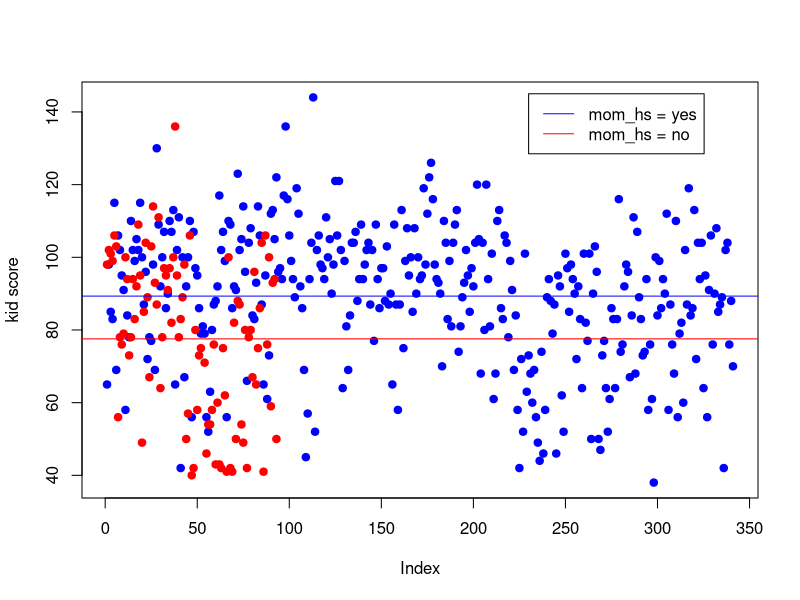
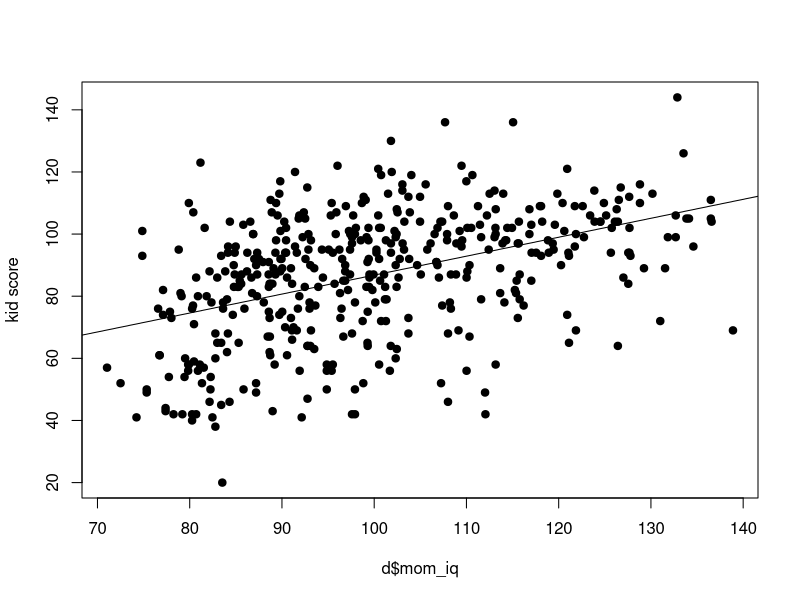
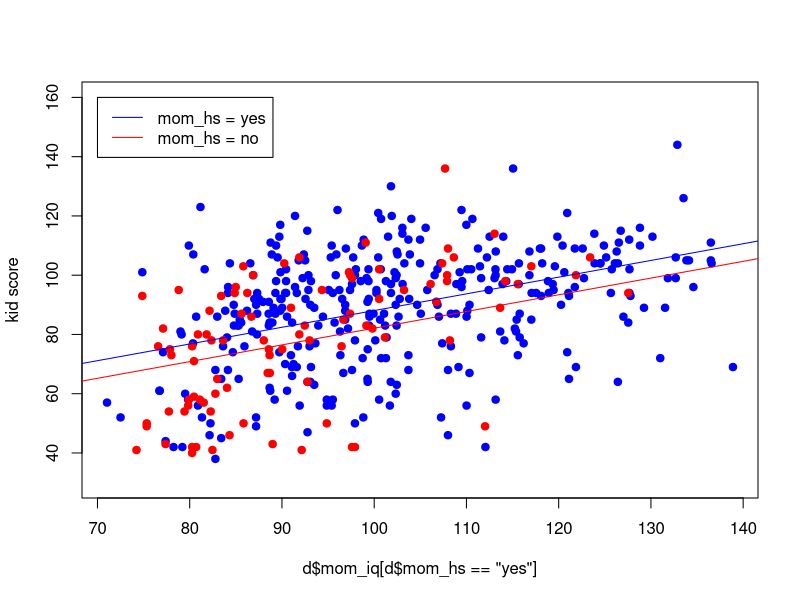
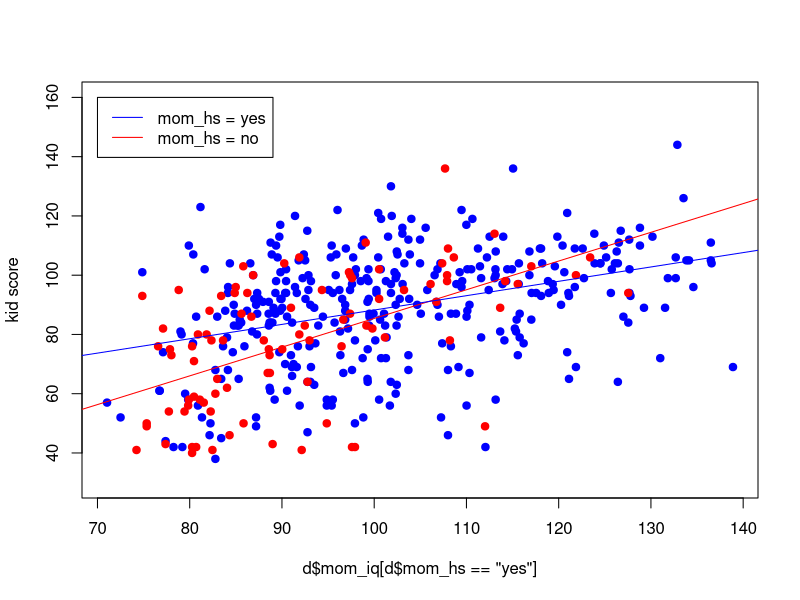

Recreate these plots in R, in order.
## ---- chunk 1
knitr::opts_chunk$set(echo = TRUE)
## ---- chunk 2
d = read.csv("datos/kidiq.csv")
str(d)
## ---- chunk 3
d$mom_hs = factor(d$mom_hs, labels = c("no","yes"))
d$mom_work = factor(d$mom_work)
## ---- chunk 4
m1 = lm(kid_score ~ mom_hs, data = d)
summary(m1)
## ---- chunk 5
# lo comprobamos en R
mean(d$kid_score[d$mom_hs=="no"])
## ---- chunk 6
# en R
mean(d$kid_score[d$mom_hs=="yes"]) - mean(d$kid_score[d$mom_hs=="no"])
## ---- chunk 7
plot(d$kid_score[d$mom_hs=="yes"], col = "blue", pch = 19, ylab = "kid score")
points(d$kid_score[d$mom_hs=="no"], col = "red", pch = 19)
abline(h=m1$coeff[1], col = "red")
abline(h=m1$coeff[1]+m1$coef[2], col = "blue")
legend(230,145, legend = c("mom_hs = yes","mom_hs = no"), col = c("blue","red"), lty = c(1,1))
## ---- chunk 8
m2 = lm(kid_score ~ mom_iq, data = d)
summary(m2)
## ---- chunk 9
plot(d$mom_iq, d$kid_score, pch = 19, ylab = "kid score")
abline(m2)
## ---- chunk 10
m3 = lm(log(kid_score) ~ log(mom_iq), data = d)
summary(m3)
## ---- chunk 11
m4 = lm(kid_score ~ mom_iq + mom_hs, data = d)
summary(m4)
## ---- chunk 12
plot(d$mom_iq[d$mom_hs=="yes"], d$kid_score[d$mom_hs=="yes"], col = "blue", pch = 19, ylab = "kid score", ylim = c(30,160))
points(d$mom_iq[d$mom_hs=="no"], d$kid_score[d$mom_hs=="no"], col = "red", pch = 19)
abline(a = m4$coeff[1], b = m4$coeff[2], col = "red")
abline(a = m4$coeff[1] + m4$coeff[3], b = m4$coeff[2], col = "blue")
legend(70,160, legend = c("mom_hs = yes","mom_hs = no"), col = c("blue","red"), lty = c(1,1))
## ---- chunk 13
m5 = lm(kid_score ~ mom_iq * mom_hs, data = d)
summary(m5)
## ---- chunk 14
plot(d$mom_iq[d$mom_hs=="yes"], d$kid_score[d$mom_hs=="yes"], col = "blue", pch = 19, ylab = "kid score", ylim = c(30,160))
points(d$mom_iq[d$mom_hs=="no"], d$kid_score[d$mom_hs=="no"], col = "red", pch = 19)
abline(a = m5$coeff[1], b = m5$coeff[2], col = "red")
abline(a = m5$coeff[1] + m5$coeff[3], b = m5$coeff[2] + m5$coeff[4], col = "blue")
legend(70,160, legend = c("mom_hs = yes","mom_hs = no"), col = c("blue","red"), lty = c(1,1))
## ---- chunk 15
m6 = lm(kid_score ~ mom_iq * mom_hs + mom_iq + mom_work, data = d)
summary(m6)
